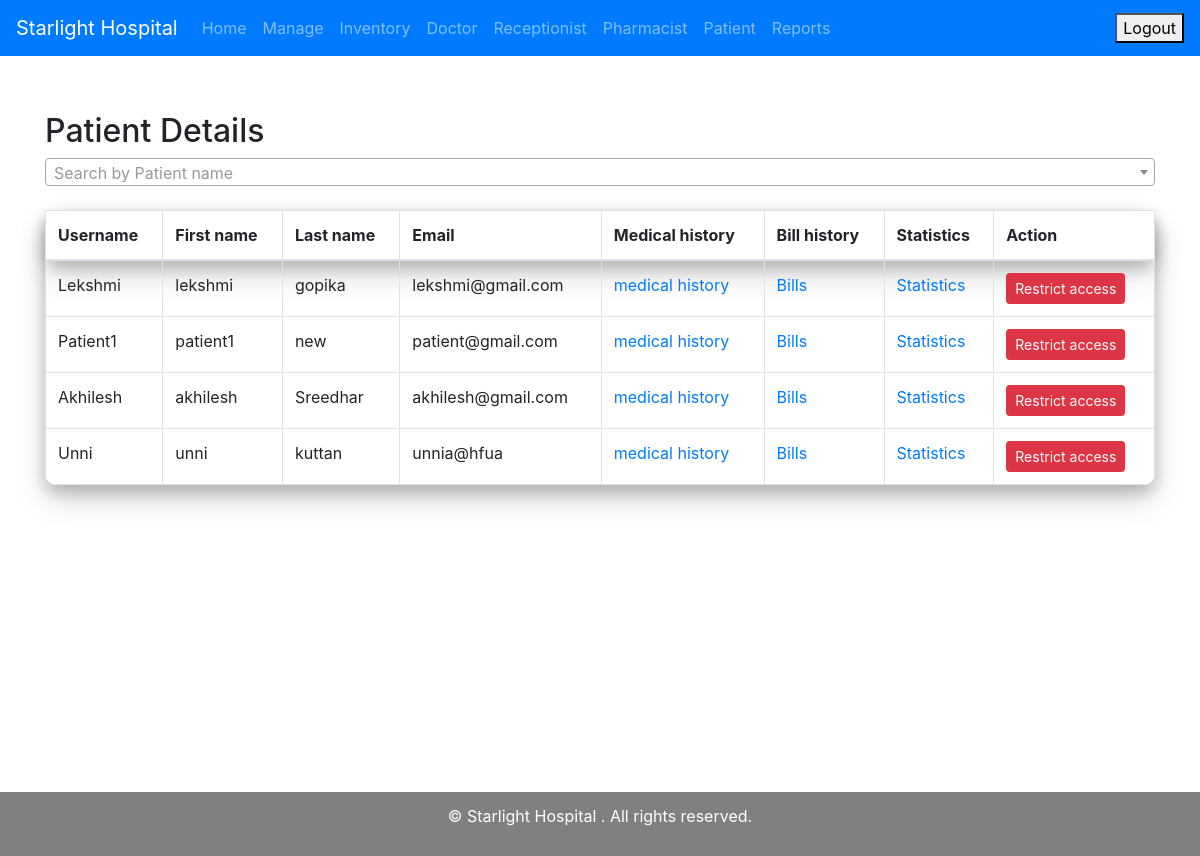
The page /hospital/admin/patient (signed in) on the database its author committed.
### hospital_app/models.py (models this page shows)
class Patient(models.Model):
    user_profile = models.OneToOneField(UserProfile, on_delete=models.CASCADE)
    address=models.CharField(max_length=22225,null=True)
    gender = models.CharField(max_length=5,null=True)
    is_inpatient = models.BooleanField(default=False)  # Categorize as inpatient or outpatient
    patient_id = models.CharField(max_length=15, unique=True, null=True, blank=True)

class UserProfile(models.Model):
    ROLE_CHOICES = [
        ('Doctor', 'Doctor'),
        ('Patient', 'Patient'),
        ('Receptionist', 'Receptionist'),
        ('Pharmacist', 'Pharmacist'),
    ]
    user = models.OneToOneField(User, on_delete=models.CASCADE)
    role = models.CharField(max_length=15, choices=ROLE_CHOICES)
    soft_deletion = models.BooleanField(default=False)

### hospital_app/views.py (the view)
# urls.py: path('hospital/admin/patient',views.admin_patient,name='admin_patient'),
@login_required(login_url='hospital_loginpage')
def admin_patient(request):
    patients = Patient.objects.all()
    return render(request,'admin/admin_patient.html',{'patients':patients})

### templates/admin/admin_patient.html (shortened to what this page needs)
{% extends 'admin/navbar.html' %}
{% block content %}
{% load static %}
<link href="https://cdn.jsdelivr.net/npm/bootstrap@4.6.2/dist/css/bootstrap.min.css" rel="stylesheet">
    <link href="https://cdnjs.cloudflare.com/ajax/libs/font-awesome/6.7.1/css/all.min.css" rel="stylesheet">
    <link href="https://cdnjs.cloudflare.com/ajax/libs/select2/4.1.0-beta.1/css/select2.min.css" rel="stylesheet" />
    <div class="container mt-3" style="padding-top: 40px; min-height: 90vh;">
        <h2>Patient Details</h2>
        <div class="mb-4">
        </div>
        <table class="table table-bordered mt-4 projected">
            <thead class="projected">
                <tr>
                    <th>Username</th>
                    <th>First name</th>
                    <th>Last name</th>
                    <th>Email</th>
                    <th>Medical history</th>
                    <th>Bill history</th>
                    <th>Statistics</th>
                    <th>Action</th>
                </tr>
            </thead>
            <tbody id="billTableBody">
                {% for patient in patients %}
                <tr data-bill-id="{{ patient.id }}"
                    >
                    <td>{{ patient.user_profile.user.username }}</td>
                    <td>{{ patient.user_profile.user.first_name }}</td>
                    <td>{{ patient.user_profile.user.last_name }}</td>
                    <td>{{ patient.user_profile.user.email }}</td>
                    <td> <a href="{% url 'admin_patient_medical_history' patient.id %}">medical history</a></td>
                    <td><a href="{% url 'admin_patient_bill_history' patient.id %}">Bills</a></td>
                    <td><a href="{% url 'admin_patient_statistics' patient.id %}">Statistics</a></td>
                    <td>
                        {% if patient.user_profile.soft_deletion == True %}
                        <a href="{% url 'admin_access_patient' patient.id %}">
                            <button type="button" class="btn btn-success btn-sm view-history-btn" >
                                Grand access
                            </button></a>
                            {% else %}
                            <a href="{% url 'admin_restrict_patient' patient.id %}">
                            <button type="button" class="btn btn-danger btn-sm view-history-btn">
                                Restrict access
                            </button></a>
                            {% endif %}
                    </td>
                </tr>
                {% empty %}
                <tr>
                    <td colspan="7" class="text-center">No Receptionist</td>
                </tr>
                {% endfor %}
            </tbody>
        </table>
    </div>
</body>
{% endblock %}

### templates/admin/admin_patient.html (style rules this page uses)
.projected { box-shadow: 0 8px 15px rgba(0, 0, 0, 0.2), 0 15px 30px rgba(0, 0, 0, 0.15); border-radius: 12px; background: #ffffff; transition: transform 0.3s, box-shadow 0.3s; }

### rows shown on the page
Patient: user_profile.user.username "Lekshmi", user_profile.user.first_name "lekshmi", user_profile.user.last_name "gopika", user_profile.user.email "lekshmi@gmail.com", shows "Restrict access"
Patient: user_profile.user.username "Patient1", user_profile.user.first_name "patient1", user_profile.user.last_name "new", user_profile.user.email "patient@gmail.com", shows "Restrict access"
Patient: user_profile.user.username "Akhilesh", user_profile.user.first_name "akhilesh", user_profile.user.last_name "Sreedhar", user_profile.user.email "akhilesh@gmail.com", shows "Restrict access"
Patient: user_profile.user.username "Unni", user_profile.user.first_name "unni", user_profile.user.last_name "kuttan", user_profile.user.email "unnia@hfua", shows "Restrict access"
